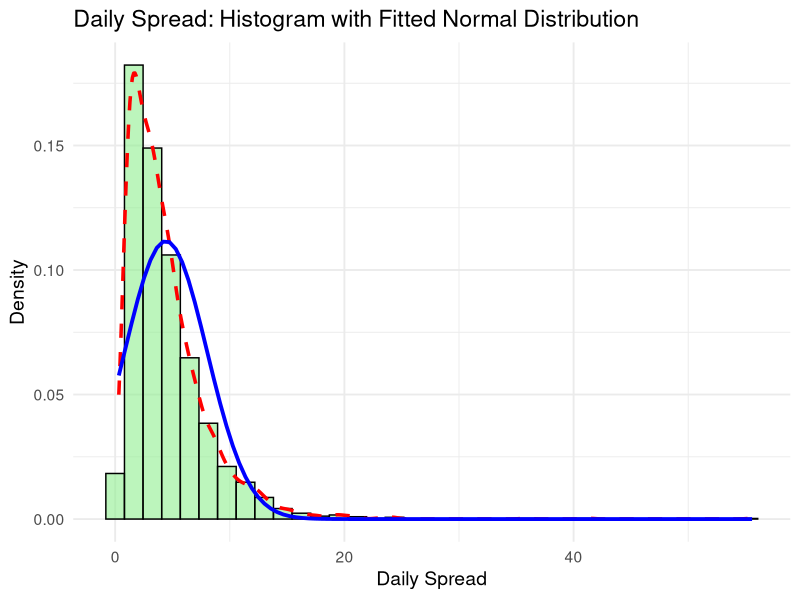

Generate this figure with R:
# Fitting a Normal Distribution to Daily Spread

# Set Working Directory
setwd("C:/Random variable and probablity dis/CIA 1 A")

# Load Libraries
library(tidyverse)
library(MASS)

# Load Dataset
spy <- read.csv("SPY_Probability_Assignment.csv")

# Estimate Normal Distribution Parameters

mu_hat <- mean(spy$Spread)
sigma_hat <- sd(spy$Spread)

cat("Estimated Mean (mu):", mu_hat, "\n")
cat("Estimated Standard Deviation (sigma):", sigma_hat, "\n")

# Fit Normal Distribution using Maximum Likelihood

fit_normal <- fitdistr(
  spy$Spread,
  densfun = "normal"
)

fit_normal

# Log-Likelihood

logLik_normal <- fit_normal$loglik

logLik_normal

# AIC

k <- 2

AIC_normal <- -2 * logLik_normal + 2 * k

AIC_normal

# BIC

n <- nrow(spy)

BIC_normal <- -2 * logLik_normal + log(n) * k

BIC_normal

# Summary Table

normal_results <- data.frame(
  Distribution = "Normal",
  Mean = fit_normal$estimate["mean"],
  SD = fit_normal$estimate["sd"],
  LogLikelihood = logLik_normal,
  AIC = AIC_normal,
  BIC = BIC_normal
)

normal_results

# Histogram + KDE + Fitted Normal PDF

ggplot(spy, aes(x = Spread)) +
  
  geom_histogram(
    aes(y = after_stat(density)),
    bins = 35,
    fill = "lightgreen",
    color = "black",
    alpha = 0.6
  ) +
  
  geom_density(
    color = "red",
    linewidth = 1.2,
    linetype = "dashed"
  ) +
  
  stat_function(
    fun = dnorm,
    args = list(
      mean = fit_normal$estimate["mean"],
      sd = fit_normal$estimate["sd"]
    ),
    color = "blue",
    linewidth = 1.3
  ) +
  
  labs(
    title = "Daily Spread: Histogram with Fitted Normal Distribution",
    x = "Daily Spread",
    y = "Density"
  ) +
  
  theme_minimal(base_size = 14)
 
